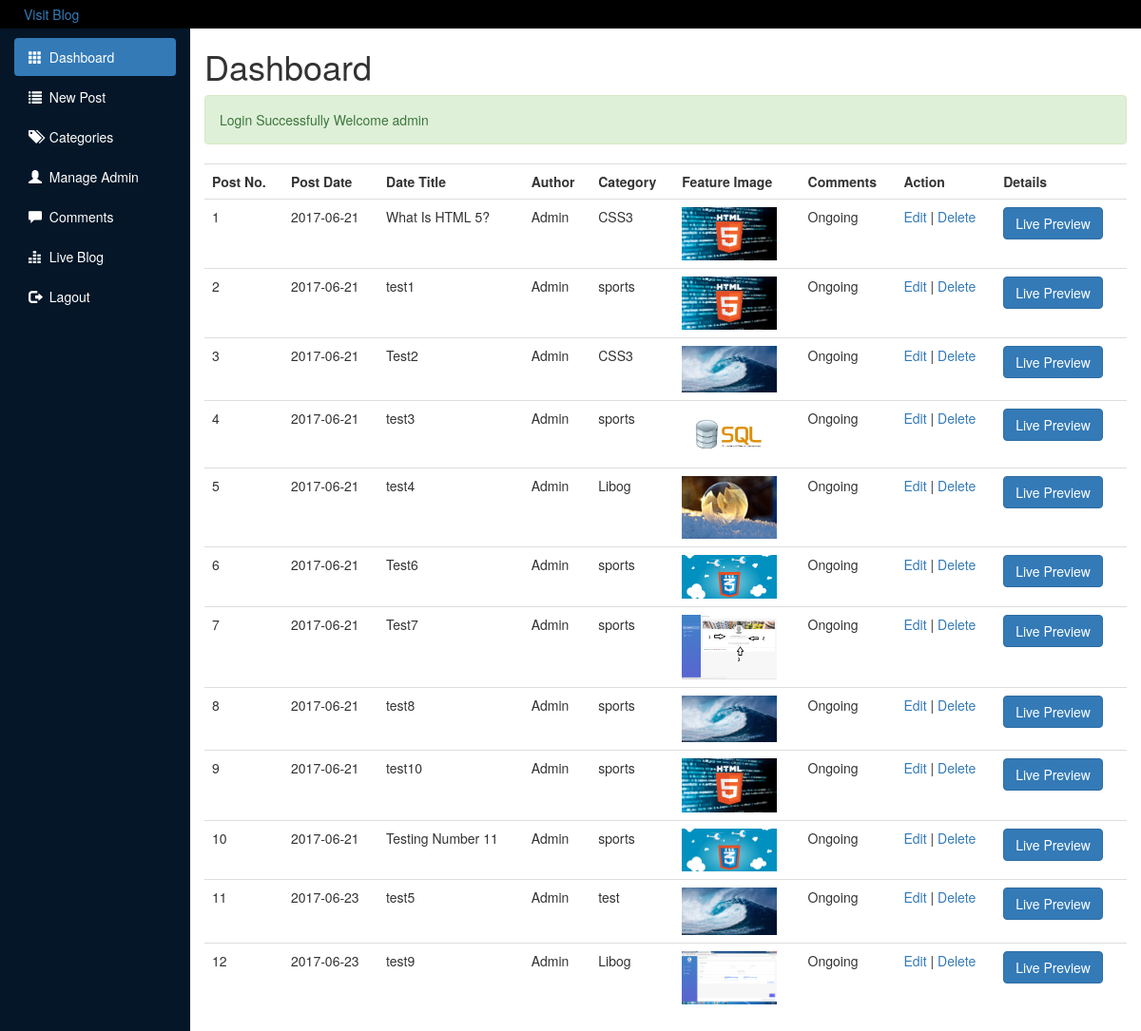
Screenshot of /Dashboard.php (signed in) with the database file from the repository.
### tables this page shows
CREATE TABLE `cms_post` (
  `post_id` int(11) NOT NULL,
  `post_date_time` date NOT NULL,
  `title` varchar(50) NOT NULL,
  `category` varchar(50) NOT NULL,
  `author` varchar(50) NOT NULL,
  `image` varchar(500) NOT NULL,
  `post` text NOT NULL
);

### Include/functions.php (called while the page is built, shortened)
<?php
require_once('Database.php');
function Query ($query) {
	global $con;
	try {
		$exec = mysqli_query($con,$query) or die(mysqli_error($con));
		if($exec) {
			return $exec;
		}
	}catch (Exception $e) {
		echo $e->getMessage();
	}
	return false;
}
?>

### Dashboard.php (the view, shortened to what this page needs)
<?php require_once('Include/Sessions.php') ?>
<?php require_once('Include/functions.php') ?>
<!DOCTYPE html>
<html>
<head>
	<link rel="stylesheet" type="text/css" href="bootstrap/css/bootstrap.min.css">
	<link rel="stylesheet" type="text/css" href="Assets/style.css">
</head>
<body>
<div class="heading">
	<a href=""><p>Visit Blog</p></a>
</div>
<div class="container-fluid">
	<div class="main" id="dashboard">
		<div class="row">
			<div class="col-sm-2">
				<ul id="side-menu" class="nav nav-pills nav-stacked">
					<li class="active"><a href="Dashboard.php">
					<span = class="glyphicon glyphicon-th"></span>
					 &nbsp;Dashboard</a></li>
					<li><a href="NewPost.php">
					<span = class="glyphicon glyphicon-list"></span>
					&nbsp;New Post</a></li>
					<li><a href="Categories.php">
					<span = class="glyphicon glyphicon-tags"></span>
					&nbsp;Categories</a></li>
					<li><a href="Admin.php">
					<span = class="glyphicon glyphicon-user"></span>
					&nbsp;Manage Admin</a></li>
					<li><a href="Comments.php">
					<span = class="glyphicon glyphicon-comment"></span>
					&nbsp;Comments</a></li>
					<li><a href="Blog.php">
					<span = class="glyphicon glyphicon-equalizer"></span>
					&nbsp;Live Blog</a></li>
					<li><a href="Lagout.php">
					<span = class="glyphicon glyphicon-log-out"></span>
					&nbsp;Lagout</a></li>
				</ul>
			</div>
			<div class="col-xs-10">
				<div>
					<h1>Dashboard</h1>
					<?php echo SuccessMessage(); ?>
					<div class="table-responsive">
							<?php
							$sql = "SELECT * FROM cms_post ORDER BY post_date_time";
							$exec = Query($sql);
							$postNo = 1;
							if(mysqli_num_rows($exec) < 1	) {
								?>
									<p class="lead">You Have 0 Post For The Moment</p>
									<a href="NewPost.php"><button class="btn btn-info">Add Post</button></a>
								<?php
							}else{ ?>
							<table class="table table-hover">
							<tr>
								<th>Post No.</th>
								<th>Post Date</th>
								<th>Date Title</th>
								<th>Author</th>
								<th>Category</th>
								<th>Feature Image</th>
								<th>Comments</th>
								<th>Action</th>
								<th>Details</th>
							</tr>
							<?php
								while ($post = mysqli_fetch_assoc($exec)) {
									$post_id = $post['post_id'];
									$post_date = $post['post_date_time'];
									$post_title = $post['title'];
									$category = $post['category'];
									$author = "Admin";
									$image = $post['image'];
									?>
									<tr>
									<td><?php echo $postNo; ?></td>
									<td><?php echo $post_date; ?></td>
									<td><?php
									if(strlen($post_title) > 20 ) {
										echo substr($post_title,0,20) . '...';
									}else {
										echo $post_title;
									}
									?></td>
									<td><?php echo $author; ?></td>
									<td><?php echo $category; ?></td>
									<td><?php echo "<img class='img-responsive' src='Upload/Image/$image' width='100px' height='150px'>"; ?></td>
									<td><?php echo 'Ongoing'; ?></td>
									<td><?php echo "<a href='editpost.php?post_id=$post_id'>Edit</a> | <a href='deletepost.php?delete_post_id=$post_id'>Delete</a>"; ?></td>
									<td><a href="Post.php?id=<?php echo $post_id; ?>"><button class="btn btn-primary">Live Preview</button></a></td>
									</tr>
									<?php
									$postNo++;
								}
							}
							?>
						</table>
					</div>
				</div>
			</div>
		</div>
	</div>
</div>
</body>
</html>

### Include/Sessions.php (shortened to what this page needs)
<?php
function SuccessMessage () {
	if ( isset($_SESSION['successMessage'])) {
		$ouput = "
			<div class='alert alert-success'>" .
			htmlentities($_SESSION["successMessage"]) .
			"</div>
		";
		return $ouput;
	}
}
?>

### Assets/style.css (style rules this page uses)
body { background: #041627; overflow-x: hidden; }
.heading { height: 50px; padding: 5px; background: black; padding-left: 25px; color: silver; }
.col-sm-2 { background: #041627; padding-top: 10px; }
.col-xs-10 { background: white !important; min-height: 650px; overflow: hidden; }
#side-menu li a { color: white; }
.main { margin-top : -20px; }

### rows the page displays
cms_post: post_date_time "2017-06-21", title "What Is HTML 5?", author "Admin", category "CSS3", image (picture)
cms_post: post_date_time "2017-06-21", title "test1", author "Admin", category "sports", image (picture)
cms_post: post_date_time "2017-06-21", title "Test2", author "Admin", category "CSS3", image (picture)
cms_post: post_date_time "2017-06-21", title "test3", author "Admin", category "sports", image (picture)
cms_post: post_date_time "2017-06-21", title "test4", author "Admin", category "Libog", image (picture)
cms_post: post_date_time "2017-06-21", title "Test6", author "Admin", category "sports", image (picture)
cms_post: post_date_time "2017-06-21", title "Test7", author "Admin", category "sports", image (picture)
cms_post: post_date_time "2017-06-21", title "test8", author "Admin", category "sports", image (picture)
cms_post: post_date_time "2017-06-21", title "test10", author "Admin", category "sports", image (picture)
cms_post: post_date_time "2017-06-21", title "Testing Number 11", author "Admin", category "sports", image (picture)
cms_post: post_date_time "2017-06-23", title "test5", author "Admin", category "test", image (picture)
cms_post: post_date_time "2017-06-23", title "test9", author "Admin", category "Libog", image (picture)

### other values shown
$_SESSION["successMessage"] "Login Successfully Welcome admin"
